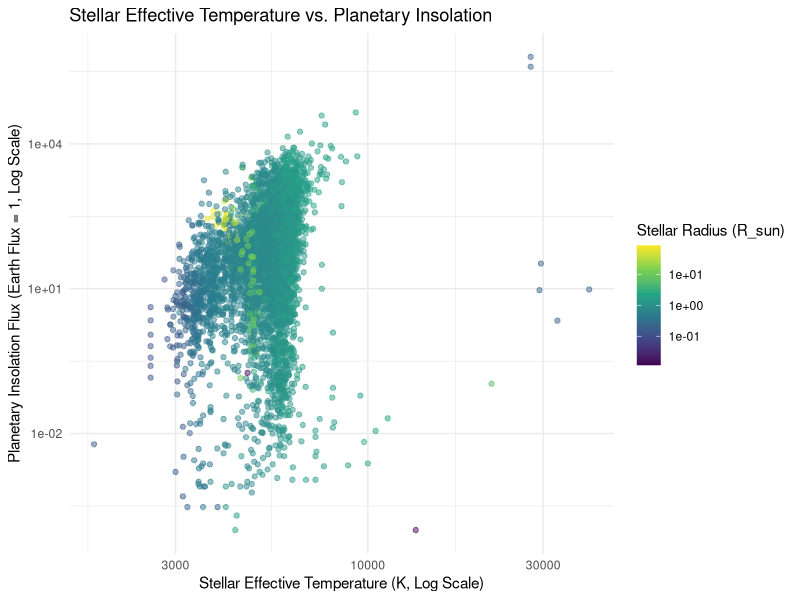
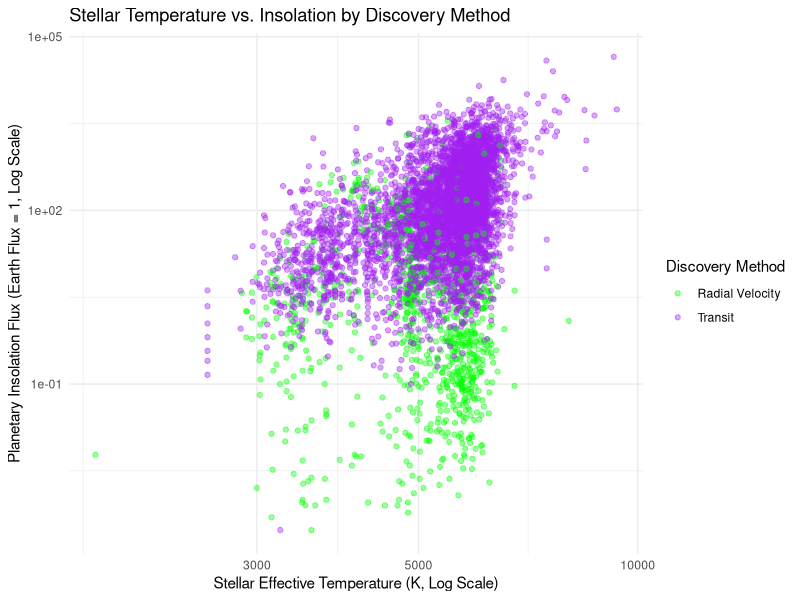

Source code (R) for these figures, in order:
library(dplyr)
library(ggplot2)

# ------------------------------------------------------------------------------
# 1. Data Ingestion & Quality Assessment
# ------------------------------------------------------------------------------

# 1. Ingest dataset skipping metadata comments starting with '#'
df <- read.csv("analyses/q1_christine_host_stars/PSCompPars_2026.10.10_11.49.34.csv", comment.char = "#")

# 2. Select required analytical features and remove incomplete rows
exo_data <- df %>% 
  select(pl_name, hostname, discoverymethod, st_teff, st_mass, st_rad, pl_insol, pl_orbsmax, pl_rade) %>% 
  na.omit()

# 3. Restrict analysis to strictly positive physical values
exo_clean <- exo_data %>% 
  filter(st_teff > 0 & st_rad > 0 & st_mass > 0 & pl_insol > 0 & pl_orbsmax > 0)

cat("Cleaned dataset record count:", nrow(exo_clean), "\n")


# ------------------------------------------------------------------------------
# 2. Physical Framework & Temperature-Adjusted Habitable Zone
# ------------------------------------------------------------------------------

# Temperature-dependent boundary flux limit functions
calc_seff_inner <- function(teff) {
  t_star <- teff - 5780
  return(1.0146 + (1.2456e-4 * t_star) + (1.4612e-8 * t_star^2) - (7.6345e-12 * t_star^3) - (1.7511e-15 * t_star^4))
}

calc_seff_outer <- function(teff) {
  t_star <- teff - 5780
  return(0.3560 + (5.9578e-5 * t_star) + (1.6707e-9 * t_star^2) - (3.0058e-12 * t_star^3) - (5.1925e-16 * t_star^4))
}

# Apply temperature-adjusted HZ flags and compare with fixed limit (0.25 <= pl_insol <= 1.1)
exo_clean <- exo_clean %>%
  mutate(
    seff_inner = calc_seff_inner(st_teff),
    seff_outer = calc_seff_outer(st_teff),
    in_dynamic_hz = (pl_insol <= seff_inner) & (pl_insol >= seff_outer),
    in_static_hz  = (pl_insol >= 0.25) & (pl_insol <= 1.1)
  )

# Compute transit probability and inverse weighting factor (1 AU = 215.032 Solar Radii)
exo_clean <- exo_clean %>%
  mutate(
    p_transit = (st_rad / (pl_orbsmax * 215.032)),
    p_transit = pmin(p_transit, 1.0), # Cap probability at 1.0
    weight_inv_p = 1 / p_transit
  )


# ------------------------------------------------------------------------------
# 3. Exploratory Data Analysis & Visualizations
# ------------------------------------------------------------------------------

# Transform columns for log plotting
exo_clean <- exo_clean %>%
  mutate(
    log_teff = log10(st_teff),
    log_insol = log10(pl_insol)
  )

# Figure 1: Temperature vs. Insolation colored by Stellar Radius
p1 <- ggplot(exo_clean, aes(x = st_teff, y = pl_insol, color = st_rad)) +
  geom_point(alpha = 0.5) +
  scale_x_log10() +
  scale_y_log10() +
  scale_color_viridis_c(trans = "log10", name = "Stellar Radius (R_sun)") +
  labs(
    title = "Stellar Effective Temperature vs. Planetary Insolation",
    x = "Stellar Effective Temperature (K, Log Scale)",
    y = "Planetary Insolation Flux (Earth Flux = 1, Log Scale)"
  ) +
  theme_minimal()

print(p1)

# Subset to Transit and Radial Velocity
method_data <- exo_clean %>%
  filter(discoverymethod %in% c("Transit", "Radial Velocity"))

# Figure 2: Temperature vs. Insolation by Discovery Method
p2 <- ggplot(method_data, aes(x = st_teff, y = pl_insol, color = discoverymethod)) +
  geom_point(alpha = 0.4) +
  scale_x_log10() +
  scale_y_log10() +
  scale_color_manual(values = c("Transit" = "purple", "Radial Velocity" = "green")) +
  labs(
    title = "Stellar Temperature vs. Insolation by Discovery Method",
    x = "Stellar Effective Temperature (K, Log Scale)",
    y = "Planetary Insolation Flux (Earth Flux = 1, Log Scale)",
    color = "Discovery Method"
  ) +
  theme_minimal()

print(p2)


# ------------------------------------------------------------------------------
# 4. Statistical Evaluation & Results
# ------------------------------------------------------------------------------

# 1. Summary table of raw yields
hz_summary <- method_data %>%
  group_by(discoverymethod) %>%
  summarise(
    Total_Planets = n(),
    Dynamic_HZ_Count = sum(in_dynamic_hz),
    Raw_Yield_Pct = (Dynamic_HZ_Count / Total_Planets) * 100
  )

print(hz_summary)

# 2. Chi-Square Test of Independence
contingency_matrix <- table(method_data$discoverymethod, method_data$in_dynamic_hz)
chisq_result <- chisq.test(contingency_matrix)
print(chisq_result)
